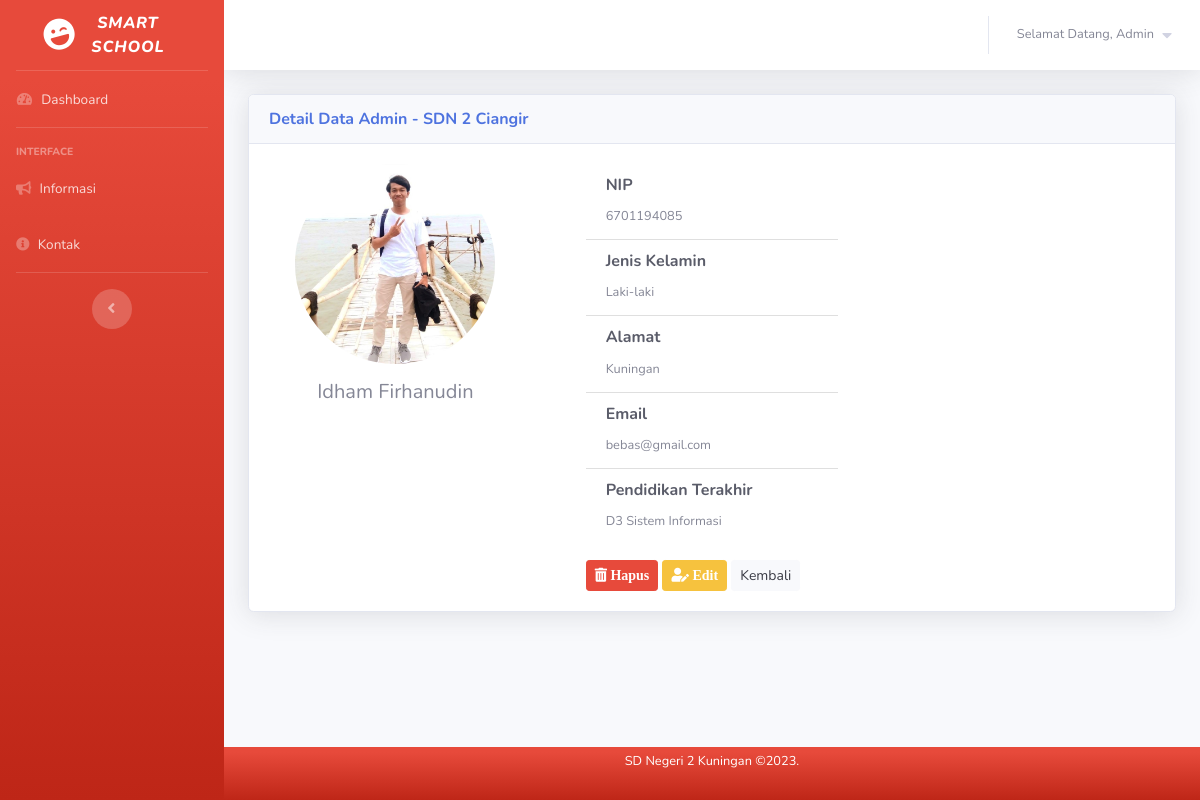
The page /admin/detail-admin.php?id_admin=2 (signed in) on the database its author committed.
### tables this page shows
CREATE TABLE `data_admin` (
  `id_admin` int(20) NOT NULL,
  `foto` varchar(50) NOT NULL,
  `nip` varchar(50) NOT NULL,
  `nama_lengkap` varchar(50) NOT NULL,
  `email` varchar(50) NOT NULL,
  `jenis_kelamin` varchar(20) NOT NULL,
  `alamat` varchar(100) NOT NULL,
  `pendidikan` varchar(50) NOT NULL,
  `password` varchar(255) NOT NULL,
  `pertanyaan_1` varchar(255) NOT NULL,
  `jawaban_1` varchar(255) NOT NULL,
  `pertanyaan_2` varchar(255) NOT NULL,
  `jawaban_2` varchar(255) NOT NULL
);

### koneksi/Admin.php (called while the page is built, shortened)
<?php
class Admin{
	private $conn;
	function __construct(){
		$servername	= "localhost";
		$username	= "root";
		$password	= "";
		$db 		= "pendataan";
		$this->conn = mysqli_connect($servername, $username, $password, $db);
	}
	public function detail_admin($id_admin){
    	$sql = "SELECT * FROM data_admin WHERE id_admin = $id_admin";
		return $this->conn->query($sql);
	}
}
$admin = new Admin();
 ?>

### admin/detail-admin.php (the view, shortened to what this page needs)
<?php
    require '../koneksi/Admin.php';
 ?>
<!DOCTYPE html>
<html lang="en">
<head>
    <link href="../assets/vendor/fontawesome-free/css/all.min.css" rel="stylesheet" type="text/css">
    <link href="../assets/css/sb-admin-2.min.css" rel="stylesheet">
    <link href="../assets/vendor/datatables/dataTables.bootstrap4.min.css" rel="stylesheet">
</head>
<?php include 'views/header.php'; ?>
    <div class="container-fluid">
        <div class="row">
            <div class="col-md-12">
                <div class="card shadow mb-4">
                    <div class="card-header">
                        <marquee class="font-weight-bold text-primary style="margin-bottom: -5px;">Detail Data Admin - SDN 2 Ciangir</marquee>
                    </div>
                    <div class="row">
                        <?php $adm = $admin->detail_admin($_GET['id_admin']); ?>
                        <?php foreach ($adm as $row) : ?>
                        <div class="col-md-4">
                            <div class="card-body">
                                <div class="text-center">
                                    <img src="<?= $row["foto"] ?>" class="img-fluid rounded-circle" style="width: 200px; height: 200px;">
                                    <h5 class="card-title mt-3"><?= $row["nama_lengkap"];?></h5>
                                </div>
                            </div>
                        </div>
                        <div class="col-md-4">
                            <div class="card-body">
                                <ul class="list-group list-group-flush">
                                    <li class="list-group-item">
                                        <h6 class="font-weight-bold text-dark">NIP</h6>
                                        <small><?= $row['nip']; ?></small>
                                    </li>
                                    <li class="list-group-item">
                                        <h6 class="font-weight-bold text-dark">Jenis Kelamin</h6>
                                        <small><?= $row['jenis_kelamin']; ?></small>
                                    </li>
                                    <li class="list-group-item">
                                        <h6 class="font-weight-bold text-dark">Alamat</h6>
                                        <small><?= $row['alamat']; ?></small>
                                    </li>
                                    <li class="list-group-item">
                                        <h6 class="font-weight-bold text-dark">Email</h6>
                                        <small><?= $row['email']; ?></small>
                                    </li>
                                    <li class="list-group-item">
                                        <h6 class="font-weight-bold text-dark">Pendidikan Terakhir</h6>
                                        <small><?= $row['pendidikan']; ?></small>
                                    </li>
                                </ul>
                                <a href="#" class="btn btn-danger btn-sm mt-3"><i class="fas fa-trash-alt"> Hapus</i></a>
                                <a href="ubah-admin.php?id_admin=<?= $row['id_admin'] ?>" class="btn btn-warning btn-sm mt-3"><i class="fas fa-user-edit"> Edit</i></a>
                                <a href="data-admin.php" class="btn btn-light btn-sm mt-3">Kembali</i></a>
                            </div>
                        </div>
                        <?php endforeach; ?>
                    </div>
                </div>
            </div>
        </div>
    </div>
<?php include 'views/footer-admin.php'; ?>
</html>

### rows shown on the page
data_admin: foto (picture), nama_lengkap "Idham Firhanudin", nip "6701194085", jenis_kelamin "Laki-laki", alamat "Kuningan", email "bebas@gmail.com", pendidikan "D3 Sistem Informasi"
